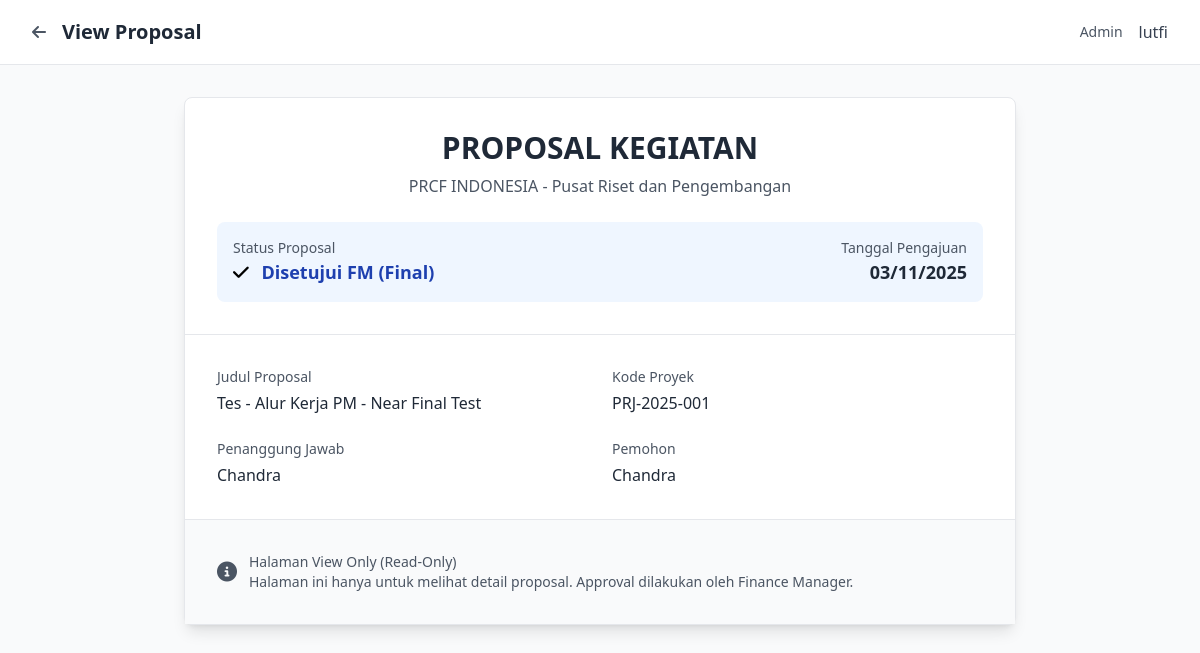
The app's page /pages/proposals/view_proposal.php?id=19 (signed in), older data.
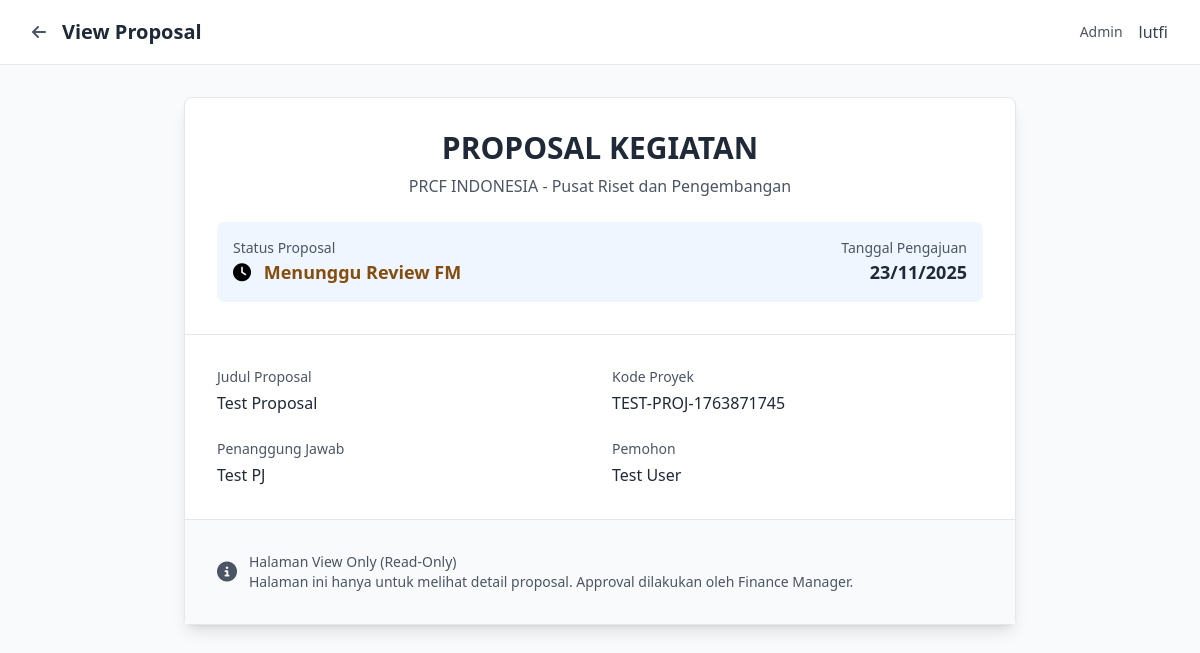
The same page, newer data.
### tables this page shows
CREATE TABLE `proposal` (
  `id_proposal` int(11) NOT NULL,
  `judul_proposal` varchar(255) NOT NULL,
  `pj` varchar(255) NOT NULL COMMENT 'Penanggung Jawab',
  `date` date DEFAULT NULL,
  `pemohon` varchar(255) DEFAULT NULL,
  `status` enum('draft','submitted','approved_fm','approved','rejected') DEFAULT 'draft' COMMENT 'draft=PM draft, submitted=waiting FM, approved_fm=FM approved (final), approved=FM approved (final), rejected=rejected',
  `approved_by_fm` int(11) DEFAULT NULL,
  `fm_approval_date` datetime DEFAULT NULL,
  `kode_proyek` varchar(50) DEFAULT NULL,
  `tor` text DEFAULT NULL COMMENT 'Terms of Reference',
  `file_budget` varchar(255) DEFAULT NULL,
  `total_budget_usd` decimal(15,2) DEFAULT 0.00,
  `total_budget_idr` decimal(15,2) DEFAULT 0.00,
  `currency` varchar(10) DEFAULT 'USD',
  `exrate_at_submission` decimal(10,4) DEFAULT 1.0000 COMMENT 'Exchange rate saat submit proposal',
  `created_at` timestamp NOT NULL DEFAULT current_timestamp(),
  `updated_at` timestamp NOT NULL DEFAULT current_timestamp() ON UPDATE current_timestamp()
);

### pages/proposals/view_proposal.php (the view, shortened to what the changed rows need)
<?php
require_once '../../includes/config.php';
$proposal_id = $_GET['id'] ?? 0;
$stmt = $conn->prepare("SELECT p.*, u.nama as creator_name, u.email as creator_email
    FROM proposal p
    LEFT JOIN user u ON p.pemohon = u.nama
    WHERE p.id_proposal = ?");
$stmt->bind_param("i", $proposal_id);
$stmt->execute();
$proposal = $stmt->get_result()->fetch_assoc();
?>
<!DOCTYPE html>
<html lang="id">
<head>
    <script src="https://cdn.tailwindcss.com"></script>
    <link rel="stylesheet" href="https://cdnjs.cloudflare.com/ajax/libs/font-awesome/6.4.0/css/all.min.css">
</head>
<body class="bg-gray-50 min-h-screen">
    <header class="bg-white border-b border-gray-200 sticky top-0 z-50">
        <div class="max-w-7xl mx-auto px-4 sm:px-6 lg:px-8">
            <div class="flex justify-between items-center h-16">
                <div class="flex items-center space-x-4">
                    <h1 class="text-xl font-bold text-gray-800">View Proposal</h1>
                </div>
            </div>
        </div>
    </header>
    <main class="max-w-4xl mx-auto px-4 sm:px-6 lg:px-8 py-8">
        <div class="bg-white rounded-lg shadow-lg border border-gray-200">
            <div class="p-8 border-b border-gray-200">
                <div class="text-center mb-6">
                    <h1 class="text-3xl font-bold text-gray-800 mb-2">PROPOSAL KEGIATAN</h1>
                </div>
                <div class="space-y-4">
                    <div class="flex items-center justify-between p-4 bg-blue-50 rounded-lg">
                        <div>
                            <p class="text-lg font-bold">
                                <?php
                                $status_text = [
                                    'draft' => 'Draft',
                                    'submitted' => 'Menunggu Review FM',
                                    'approved_fm' => 'Disetujui FM (Final)',
                                    'approved' => 'Disetujui FM (Final)',
                                    'rejected' => 'Ditolak'
                                ];
                                $status_class = [
                                    'draft' => 'text-gray-800',
                                    'submitted' => 'text-yellow-800',
                                    'approved_fm' => 'text-blue-800',
                                    'approved' => 'text-green-800',
                                    'rejected' => 'text-red-800'
                                ];
                                $status_icon = [
                                    'draft' => 'fa-file',
                                    'submitted' => 'fa-clock',
                                    'approved_fm' => 'fa-check',
                                    'approved' => 'fa-check-double',
                                    'rejected' => 'fa-times'
                                ];
                                ?>
                                <i class="fas <?php echo $status_icon[$proposal['status']] ?? 'fa-question'; ?> mr-2"></i>
                                <span class="<?php echo $status_class[$proposal['status']] ?? 'text-gray-800'; ?>">
                                    <?php echo $status_text[$proposal['status']] ?? $proposal['status']; ?>
                                </span>
                            </p>
                        </div>
                        <div class="text-right">
                            <p class="text-sm text-gray-600">Tanggal Pengajuan</p>
                            <p class="text-lg font-bold text-gray-800">
                                <?php echo date('d/m/Y', strtotime($proposal['date'])); ?>
                            </p>
                        </div>
                    </div>
                </div>
            </div>
            <div class="p-8 space-y-6">
                <div class="grid grid-cols-1 md:grid-cols-2 gap-6">
                    <div>
                        <label class="block text-sm font-medium text-gray-600 mb-1">Judul Proposal</label>
                        <p class="text-gray-800 font-medium"><?php echo htmlspecialchars($proposal['judul_proposal']); ?></p>
                    </div>
                    <div>
                        <label class="block text-sm font-medium text-gray-600 mb-1">Kode Proyek</label>
                        <p class="text-gray-800 font-medium"><?php echo htmlspecialchars($proposal['kode_proyek']); ?></p>
                    </div>
                </div>
                <div class="grid grid-cols-1 md:grid-cols-2 gap-6">
                    <div>
                        <label class="block text-sm font-medium text-gray-600 mb-1">Penanggung Jawab</label>
                        <p class="text-gray-800 font-medium"><?php echo htmlspecialchars($proposal['pj']); ?></p>
                    </div>
                    <div>
                        <label class="block text-sm font-medium text-gray-600 mb-1">Pemohon</label>
                        <p class="text-gray-800 font-medium"><?php echo htmlspecialchars($proposal['pemohon']); ?></p>
                    </div>
                </div>
            </div>
        </div>
    </main>
</body>
</html>

Row changes from the older to the newer data that the page shows:
changed proposal: status "Disetujui FM (Final)" → "Menunggu Review FM"; date "03/11/2025" → "23/11/2025"; judul_proposal "Tes - Alur Kerja PM - Near Final Test" → "Test Proposal"; kode_proyek "PRJ-2025-001" → "TEST-PROJ-1763871745"; pj "Chandra" → "Test PJ"; pemohon "Chandra" → "Test User"
